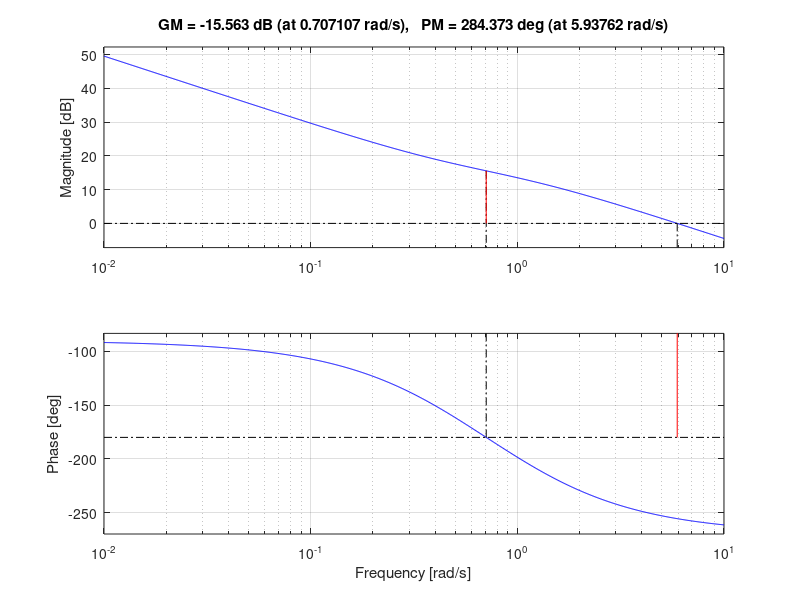

MATLAB code for this plot:
% K = 2; H = tf([-1,1],[2,1,0])
K = 3; H = tf([-2,1],[1,1,0])
% H = tf([-1,1],[4,2])
Hdes = K*H

margin(Hdes)
% nyquist(Hdes)
shg